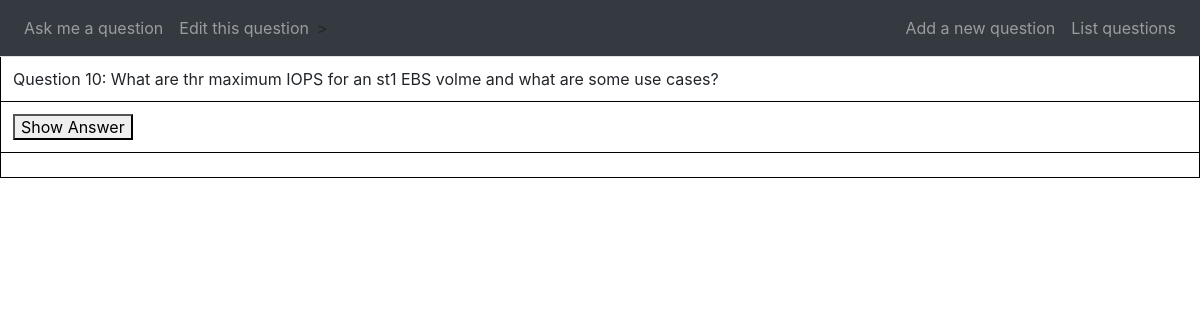
The page /question/10 on the database as committed earlier.
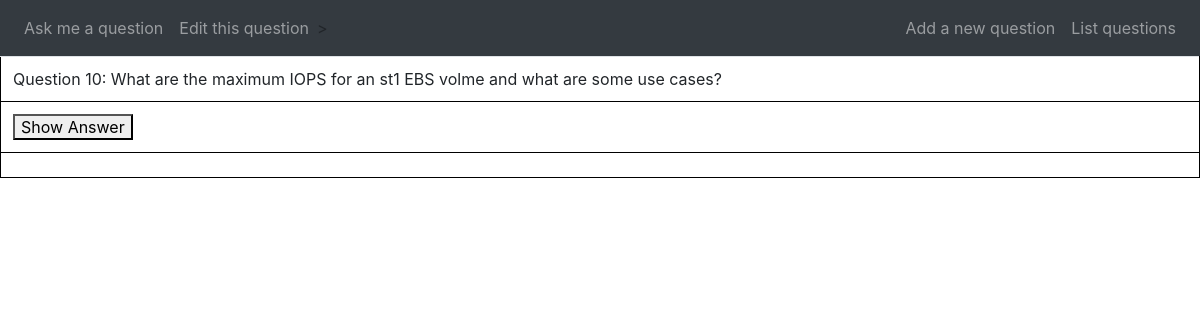
The same page on the database as committed later.
### app/models.py (models this page shows, shortened)
class Question(db.Model):
    id = db.Column(db.Integer, primary_key=True)
    question = db.Column(db.String(256))
    answer = db.Column(db.String(256))
    topic = db.Column(db.String(64))
    subtopic = db.Column(db.String(64))

### app/routes.py (the view)
@app.route('/question', methods=['GET'])
@app.route('/question/<question_id>', methods=['GET'])
def display_question(question_id=None):
    if question_id is None:
        question_count = db.session.query(Question).count()
        question_id = random.randint(1,question_count)
    question = Question.query.filter_by(id=question_id).first_or_404()
    return render_template('question.html', question=question)

### app/templates/question.html (shortened to what this page needs)
{% extends 'base.html' %}
{% block question %}
<table class="table">
    <tr>
        <td>Question {{ question.id }}: {{ question.question }}</td>
    </tr>
    <tr>
        <td><button onclick="show()">Show Answer</button></td>
    </tr>
    <tr>
        <td><div id="answer" class="answer" style="display:none; white-space:pre-wrap">{{ question.answer }}</div></td>
    </tr>
</table>
<br>
{% endblock %}

Rows that differ between the two databases and show on the page:
changed Question id 10: question "What are thr maximum IOPS for an st1 EBS volme and what are some use cases?" → "What are the maximum IOPS for an st1 EBS volme and what are some use cases?"
